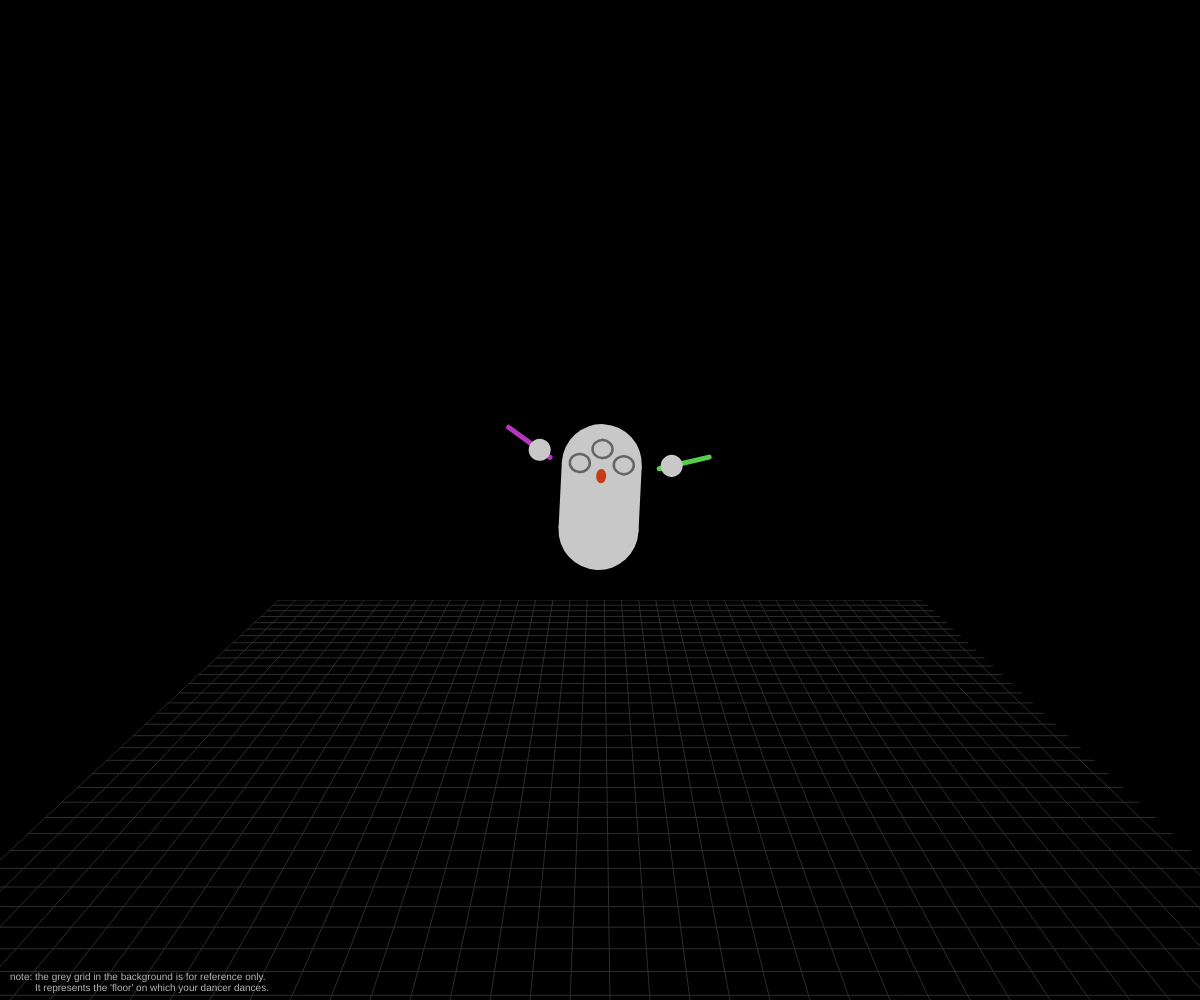
Frame 1 (no input)
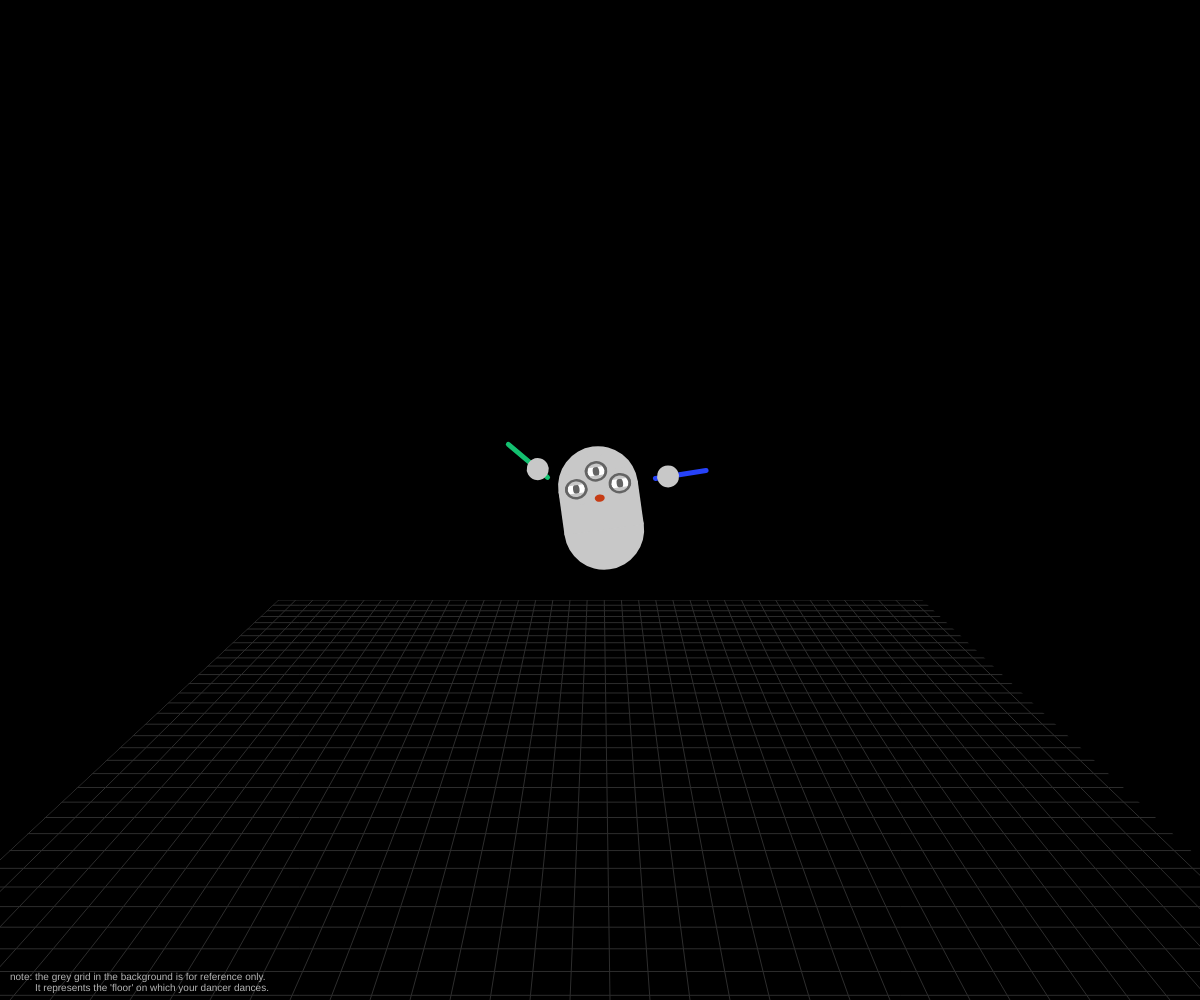
Frame 60 (no input)
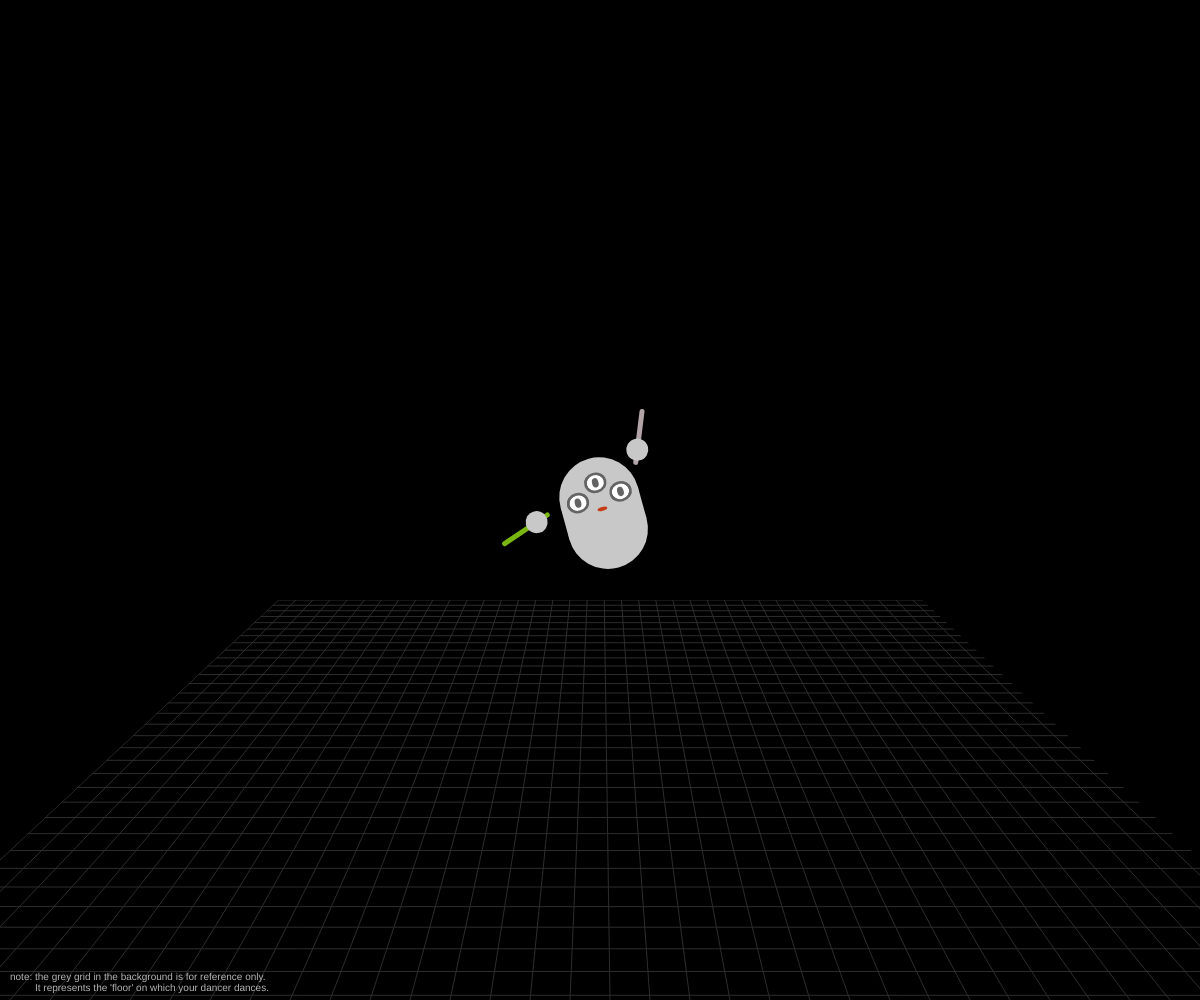
Frame 120 (the mouse pressed at the canvas centre since frame 60)

The p5.js sketch that drew these frames (run headless with seeded random() and noise() and a simulated clock; from frame 60 on, the mouse is pressed at the canvas centre):

// p5.js sketch
// ── sketch.js
/*
  Check our the GOAL and the RULES of this exercise at the bottom of this file.
  
  After that, follow these steps before you start coding:

  1. rename the dancer class to reflect your name (line 35).
  2. adjust line 20 to reflect your dancer's name, too.
  3. run the code and see if a square (your dancer) appears on the canvas.
  4. start coding your dancer inside the class that has been prepared for you.
  5. have fun.
  
  
*/
let dancer;

function setup() {
  // no adjustments in the setup function needed...
  createCanvas(windowWidth, windowHeight);
  // ...except to adjust the dancer's name on the next line:
  dancer = new LisaDancer(width / 2, height / 2);
}

function draw() {
  // you don't need to make any adjustments inside the draw loop
  background(0);
  drawFloor(); // for reference only
  dancer.update();
  dancer.display();
}

// You only code inside this class.
// Start by giving the dancer your name, e.g. LeonDancer.
class LisaDancer {
  constructor(startX, startY) {
    this.x = startX;
    this.y = startY;
    

    // add properties for your dancer here:
    //..
    //..
    //..
  }
  update() {
    this.length=map(sin(frameCount * 0.2), -1, 1, 10, -50)
    this.lip=map(cos(frameCount*0.18),-1,1,-9,0)
    this.mouse=map(sin(frameCount*0.2),-1,1,3,22)
    // update properties here to achieve
    // your dancer's desired moves and behaviour
  }
  display() {
    // the push and pop, along with the translate
    // places your whole dancer object at this.x and this.y.
    // you may change its position on line 19 to see the effect.
    let angle = sin(frameCount * 0.1) * 0.5;
    push();
    translate(this.x, this.y);
    rotate(angle)

    // ******** //
    // ⬇ draw your dancer here ⬇
    this.drawBody(0, 0, this.length,this.mouse);
    this.drawleftstick(0,0,this.length)
    this.drawrightstick(0,0,this.length)
    this.draweye(0,0,this.length)
    this.draweye(-22,15,this.length)
    this.draweye(22,15,this.length)
    this.drawblink(0,0,this.length,this.lip)
    this.drawblink(-22,15,this.length,this.lip)
    this.drawblink(22,15,this.length,this.lip)
    this.draweyeframe(22,15,this.length)
    this.draweyeframe(-22,15,this.length)
    this.draweyeframe(0,0,this.length)

    // ⬆ draw your dancer here ⬆

    // ******** //
    // the next function draws a SQUARE and CROSS
    // to indicate the approximate size and the center point
    // of your dancer.
    // it is using "this" because this function, too,
    // is a part if your Dancer object.
    // comment it out or delete it eventually.
    //this.drawReferenceShapes();

    pop();
  }
  drawReferenceShapes() {
    noFill();
    stroke(255, 0, 0);
    line(-5, 0, 5, 0);
    line(0, -5, 0, 5);
    stroke(255);
    rect(-100, -100, 200, 200);
    fill(255);
    stroke(0);
  }
  drawBody(x, y, length,mouse) {
    push();
    noStroke();
    fill(200);
    circle(x, y - 10 + length, 80);
    circle(x, y + 30, 80);
    rectMode(CENTER);
    rect(x, y + 10 + length *0.5, 80, 40-length);
    fill(198,60,21)
    ellipse(x,y+length+2,10,mouse)
    pop();
  }
  draweye(x,y,length){
    push()
    stroke(100)
    strokeWeight(2.5)
    fill(255)
    ellipse(x,y-10+length-15,20,18)
    fill(100)
    ellipse(x,y-10+length-15,4,7)
    pop()
  }
  draweyeframe(x,y,length){
    push()
    stroke(100)
    strokeWeight(2.5)
    noFill()
    ellipse(x,y-10+length-15,20,18)
    pop()
  }
  drawblink(x,y,length,lip){
    push()
    noStroke()
    fill(200)
    rectMode(CENTER)
    rect(x,y-10+length-15-9/2+lip,25,23/2)
    rect(x,y-10+length-15+9/2-lip,25,23/2)
    pop()
  }
  drawleftstick(x,y,length){
    push()
    translate(x-35,y-10+length/3)
    rotate(sin(frameCount*0.15))
    strokeWeight(5)
    stroke(random(0,255),random(0,255),random(0,255))
    line(x-20,y-10+length/3,x-55-35/3,y-10+length/3-16-16/3)
    noStroke()
    fill(200)
    circle(x-20-35/3,y-10+length/3-16/3,22)
    pop()
  }
  drawrightstick(x,y,length){
    push()
    translate(x+35,y-10+length/3)
    rotate(sin(frameCount*0.15))
    strokeWeight(5)
    stroke(random(0,255),random(0,255),random(0,255))
    line(x+20,y-10+length/3,x+55+35/3,y-10+length/3-16-16/3)
    noStroke()
    fill(200)
    circle(x+20+35/3,y-10+length/3-16/3,22)
    pop()
}
  
}
/*
GOAL:
The goal is for you to write a class that produces a dancing being/creature/object/thing. In the next class, your dancer along with your peers' dancers will all dance in the same sketch that your instructor will put together. 

RULES:
For this to work you need to follow one rule: 
  - Only put relevant code into your dancer class; your dancer cannot depend on code outside of itself (like global variables or functions defined outside)
  - Your dancer must perform by means of the two essential methods: update and display. Don't add more methods that require to be called from outside (e.g. in the draw loop).
  - Your dancer will always be initialized receiving two arguments: 
    - startX (currently the horizontal center of the canvas)
    - startY (currently the vertical center of the canvas)
  beside these, please don't add more parameters into the constructor function 
  - lastly, to make sure our dancers will harmomize once on the same canvas, please don't make your dancer bigger than 200x200 pixels. 

*/

// ── floor.js
function drawFloor() {
  push();
  let perspY = height * 0.3;
  let tileW = width/30;

  for (let x=-150; x <= width+150; x += tileW) {
    stroke(45);
    line(width/2, perspY, x, height);
  }
  let dy = 5;
  let y = height * 0.6;
  while (y <= height) {
    line(0, y, width, y);
    dy *= 1.05;
    y += dy;
  }

  fill(0);
  noStroke();
  beginShape();
  vertex(-151, height);
  vertex(width/2, perspY);
  vertex(-151, perspY);
  endShape();
  beginShape();
  vertex(width+151, height);
  vertex(width/2+1, perspY);
  vertex(width+151, perspY);
  endShape();
  rect(0, 0, width, height * 0.6);
  fill(180)
  textSize(10);
  text("note: the grey grid in the background is for reference only.", 10, height-20)
  text("It represents the 'floor' on which your dancer dances.", 35, height-9)
  pop();
  
}
